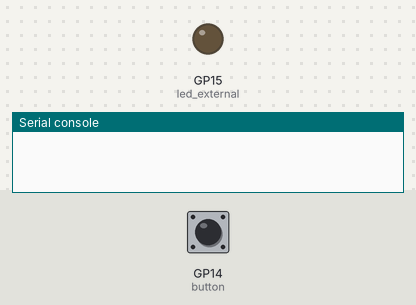
Recording of a program running on a simulated Raspberry Pi Pico running MicroPython. On the bench: output pins drawn as LEDs (lit = HIGH), the last lines printed to the serial console. The test bench sets the inputs (shaded band); at power-on: GP14 (button) LOW.

Above: at 1.2 s.
1.3 s: GP14 (button) pulled HIGH for 0.15 s
At 1.37 s:
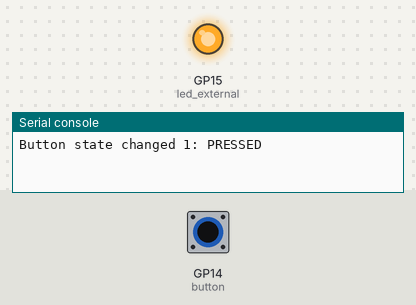
2.9 s: GP14 (button) pulled HIGH for 3.2 s
At 7.4 s:
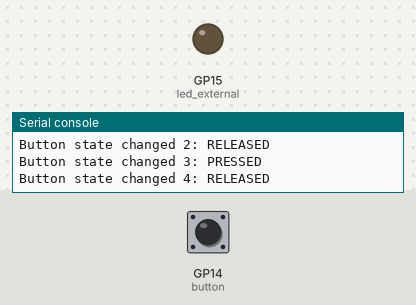
Timing chart, 0 to 8.9 s (numbered marks = the images above; inputs shaded):
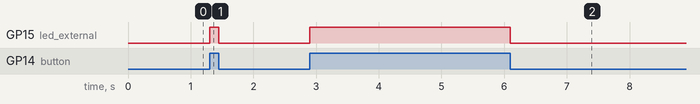

Measured:
- after the input at 1.3 s, GP15 (led_external): LOW → HIGH at once, → LOW 0.15 s later
- after the input at 2.9 s, GP15 (led_external): LOW → HIGH at once, → LOW 3.2 s later

The program:

03_input_and_output.py
```python
from kfkonrad import Pin

led_external = Pin(15, Pin.OUT)
button = Pin(14, Pin.IN, Pin.PULL_DOWN)

was_pressed = False
change_counter = 0

while True:
    is_pressed = button.value == 1
    led_external.value = is_pressed
    if was_pressed ^ is_pressed:
        change_counter += 1
        print(f"Button state changed {change_counter}:", end=" ")
        print("PRESSED" if is_pressed else "RELEASED")
    was_pressed = is_pressed
```

kfkonrad.py
```python
import machine


class Pin(machine.Pin):
    @property
    def value(self):
        return super().value()

    @value.setter
    def value(self, arg):
        super().value(arg)

    def __eq__(self, other):
        return repr(self) == repr(other)
```
